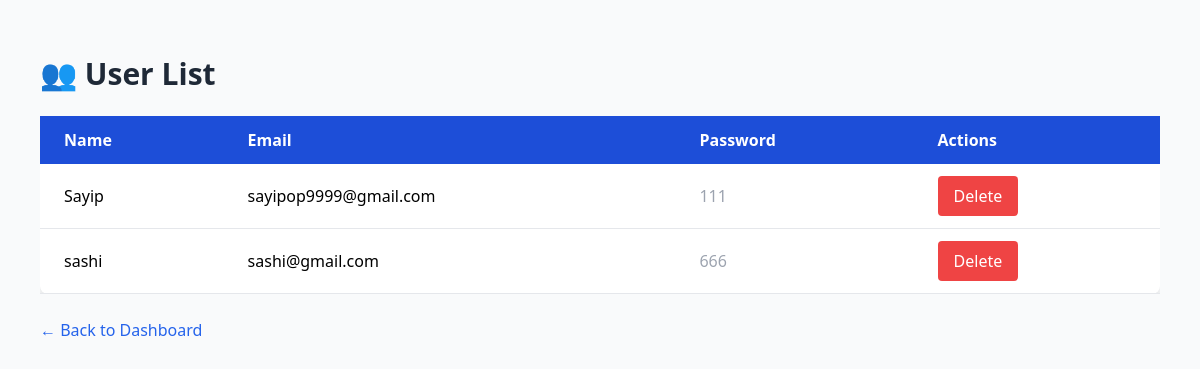
/admin_users/, run on the app's committed database.
### apk1/models.py (models this page shows)
class Register(models.Model):
    name=models.CharField(max_length=100)
    email=models.EmailField()
    password=models.CharField(max_length=100)
    phone=models.IntegerField()

### apk1/views.py (the view)
# urls.py: path('admin_users/', views.admin_users, name='admin_users'),
def admin_users(request):
    users = Register.objects.all()
    return render(request, 'admin_users.html', {'users': users})

### apk1/templates/admin_users.html (shortened to what this page needs)
<!DOCTYPE html>
<html lang="en">
<head>
    <script src="https://cdn.tailwindcss.com"></script>
</head>
<body class="bg-gray-50 min-h-screen">
    <div class="max-w-6xl mx-auto mt-10 p-4">
        <h2 class="text-3xl font-bold text-gray-800 mb-6">👥 User List</h2>
        <div class="overflow-x-auto">
            <table class="min-w-full bg-white shadow-lg rounded-lg">
                <thead class="bg-blue-700 text-white">
                    <tr>
                        <th class="py-3 px-6 text-left">Name</th>
                        <th class="py-3 px-6 text-left">Email</th>
                        <th class="py-3 px-6 text-left">Password</th>
                        <th class="py-3 px-6 text-left">Actions</th>
                    </tr>
                </thead>
                <tbody>
                    {% for user in users %}
                    <tr class="border-b hover:bg-gray-100">
                        <td class="py-3 px-6">{{ user.name }}</td>
                        <td class="py-3 px-6">{{ user.email }}</td>
                        <td class="py-3 px-6 text-gray-400">{{ user.password }}</td>
                        <td class="py-3 px-6">
                            <form action="{% url 'delete_user' user.id %}" method="POST" onsubmit="return confirm('Are you sure you want to delete this user?');">
                                <button type="submit" class="bg-red-500 hover:bg-red-600 text-white px-4 py-2 rounded">
                                    Delete
                                </button>
                            </form>
                        </td>
                    </tr>
                    {% empty %}
                    <tr>
                        <td colspan="4" class="py-4 px-6 text-center text-gray-500">No users found.</td>
                    </tr>
                    {% endfor %}
                </tbody>
            </table>
        </div>
        <div class="mt-6">
            <a href="{% url 'admin_dashboard' %}" class="text-blue-600 hover:underline">← Back to Dashboard</a>
        </div>
    </div>
</body>
</html>

### data on the page
Register: name "Sayip", email "sayipop9999@gmail.com", password "111"
Register: name "sashi", email "sashi@gmail.com", password "666"
